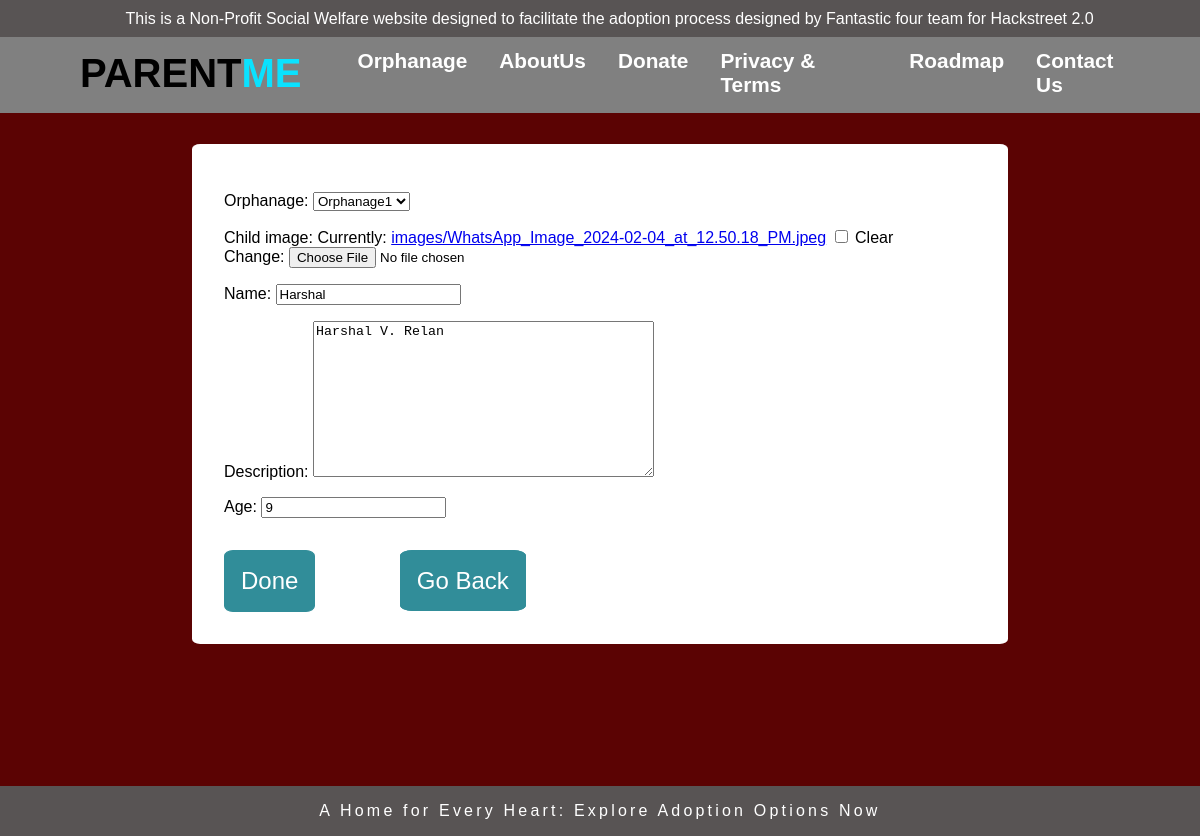
Screenshot of /Update-orphan-details/14/ (signed in) with the database file from the repository.
### main/models.py (models this page shows, shortened)
class Orphan(models.Model):
    orphanage = models.ForeignKey(User,on_delete=models.CASCADE,null=True,blank=True)
    child_image = models.ImageField(null=True,blank=True,upload_to="images/")
    name = models.CharField(max_length=200)
    description = models.TextField(null=True,blank=True)
    age = models.CharField(max_length=2)
    joined = models.DateField(auto_now_add=True)
    class Meta:
        ordering = ['age']

### main/views.py (the view)
# urls.py: path('Update-orphan-details/<int:pk>/',views.UpdateOrphanDetails.as_view(),name='UpdateOrphanDetails'),
class UpdateOrphanDetails(LoginRequiredMixin, UpdateView):
    model = Orphan
    fields = '__all__'
    template_name = 'main/AddOrphan.html'
    success_url = reverse_lazy('OrphanList')

### main/templates/main/AddOrphan.html (shortened to what this page needs)
{% extends 'main/base.html' %}
{% block content %}
<div class="outerdiv" style="background-color: white; margin:0 10rem 10rem 10rem; padding:2rem; border-radius:1%;">
    <form method="POST" enctype="multipart/form-data" action="">
        {{form.as_p}}
        <input type="submit" value="Done" class="btn">
        <a href="{% url 'OrphanList' %}" class="btn">Go Back</a>
    </form>
</div>
{% endblock content %}

### main/templates/main/base.html (style rules this page uses)
body { margin: 0px; font-family: Arial, sans-serif; background-color: rgb(91, 3, 3); }
.btn { text-decoration: none; background-color: rgb(49,141,153); color: white; padding: 1rem; width: 50; height: 50; border: 0.1rem solid rgb(49,141,153); border-radius: 10%; margin-left: 0rem; margin-right: 5rem; margin-top: 1rem; font-size: 1.5rem; }

### rows the page displays
Orphan: orphanage "Orphanage1", name "Harshal", description "Harshal V. Relan", age "9"
